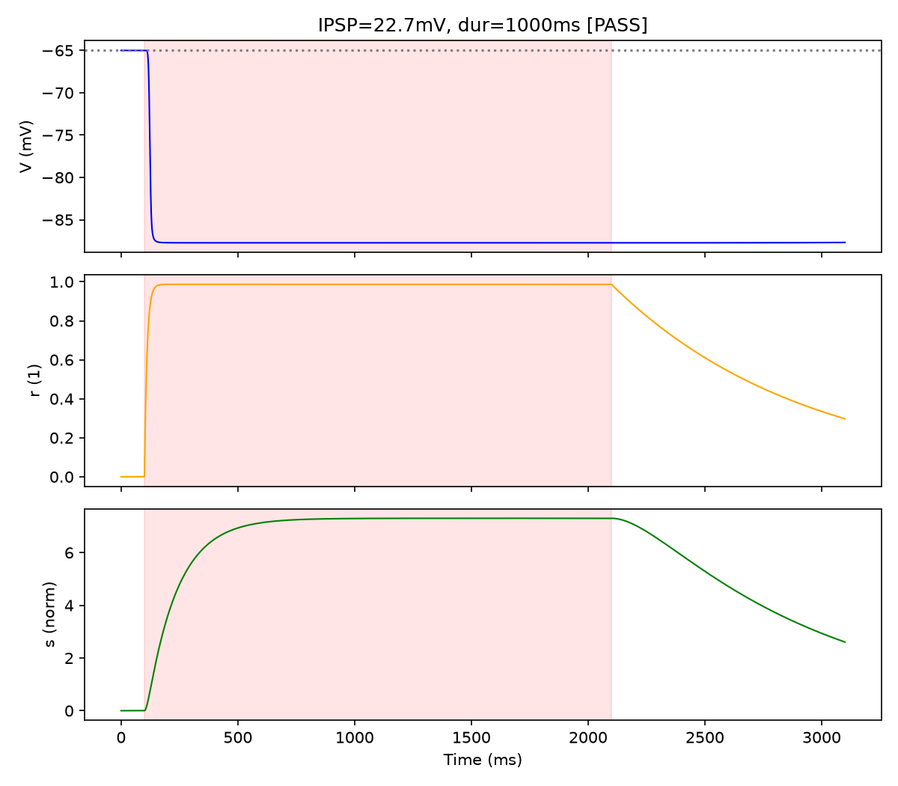
#> input picture figures/f_t24a_gabab_ipsp.png, 898 x 786 px, shrunk from 1200 x 1050 before the run
$ python compose_fig2.py
#> lines starting #> are read from the running program, lines starting #| are printed output that depends on the picture
"""Compose Figure 2: ING network and GABA_B-mediated silencing."""
import os
import matplotlib
matplotlib.use("Agg")
import matplotlib.pyplot as plt
import matplotlib.image as mpimg

base = os.path.dirname(os.path.dirname(os.path.abspath(__file__)))

fig = plt.figure(figsize=(16, 6.8))

ax_a = fig.add_axes([0.04, 0.08, 0.44, 0.80])
img_a = mpimg.imread(os.path.join(base, "figures", "f_t24a_gabab_ipsp.png"))
#> img_a is the input picture: shape (786, 898, 4) float32; mean R, G, B, A 0.978, 0.936, 0.935, 1
ax_a.imshow(img_a)
ax_a.axis("off")

ax_b = fig.add_axes([0.52, 0.08, 0.44, 0.80])
img_b = mpimg.imread(os.path.join(base, "figures", "f_t24b_gabab_network.png"))
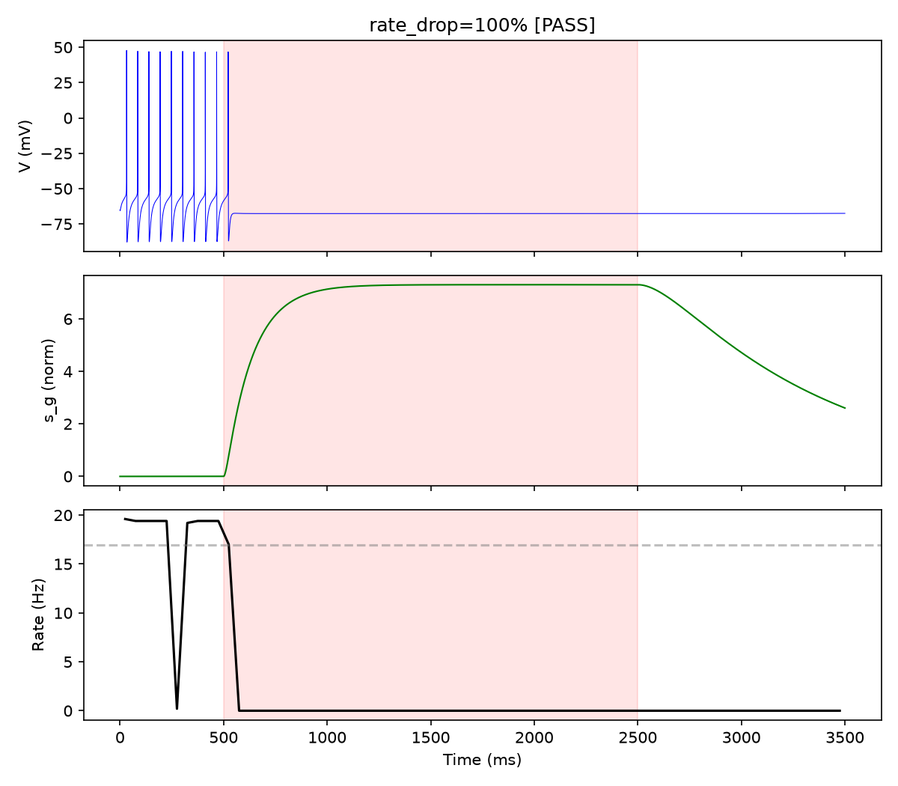
#> input picture figures/f_t24b_gabab_network.png, 898 x 786 px, shrunk from 1200 x 1050 before the run
#> img_b is the input picture: shape (786, 898, 4) float32; mean R, G, B, A 0.971, 0.935, 0.938, 1
ax_b.imshow(img_b)
ax_b.axis("off")

fig.text(0.04, 0.92, "(a) Single-cell GABA_B IPSP (IPSP = 22.7 mV, 1 s duration)",
         fontsize=11, ha="left", va="top", weight="bold")
fig.text(0.52, 0.92, "(b) Network silencing via GABA_B (rate drop = 90.0%)",
         fontsize=11, ha="left", va="top", weight="bold")

fig.suptitle(
    "Figure 2. GABA_B activation hyperpolarizes PV interneurons and silences the ING network.",
    fontsize=13, y=0.97, weight="bold"
)

out = os.path.join(base, "figures", "fig2_gabab_silencing.png")
plt.savefig(out, dpi=300, bbox_inches="tight", facecolor="white")
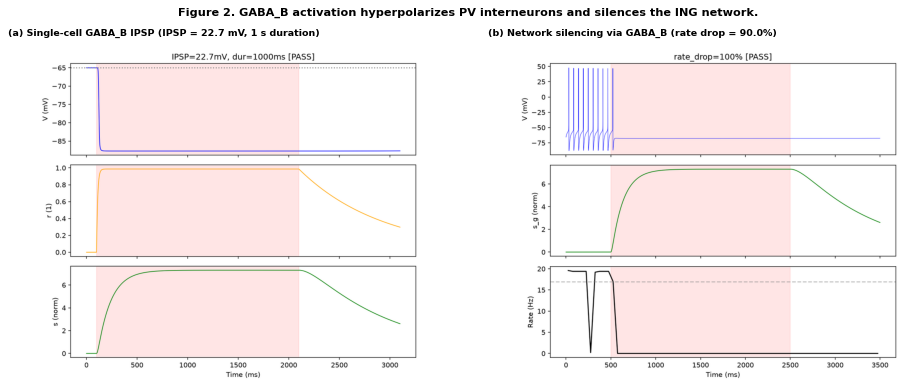
#> figure drawn by matplotlib, 2 panels
print(f"saved: {out}")
